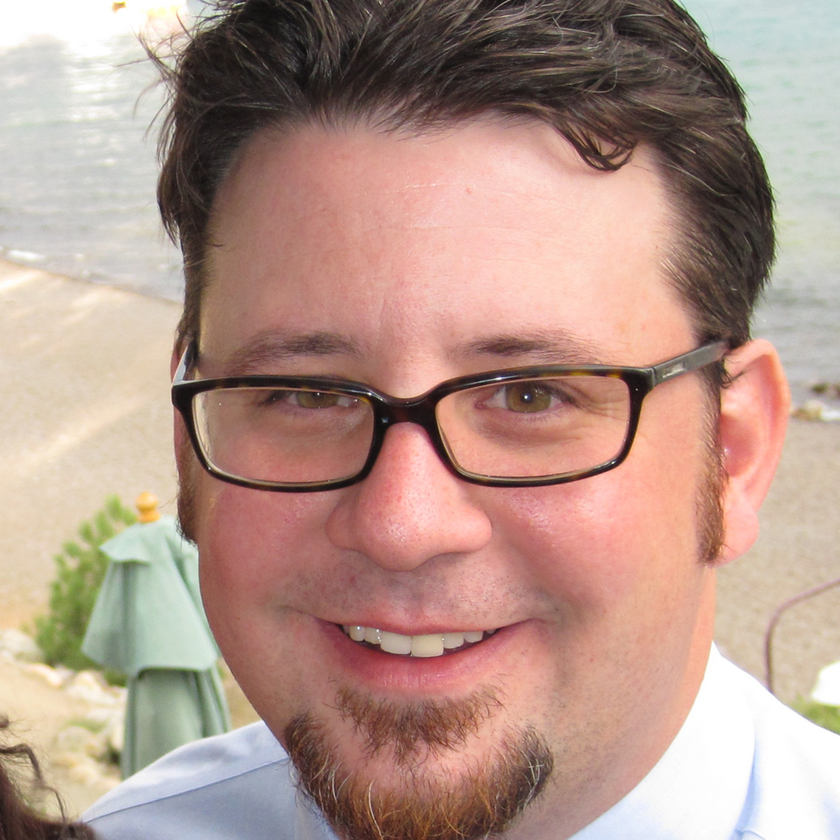
#> input picture data/target.png, 840 x 840 px, shrunk from 1024 x 1024 before the run
$ python main.py
#> lines starting #> are read from the running program, lines starting #| are printed output that depends on the picture; after the words box and inside, x2 and y2 are one past the last pixel; in counts of white or black regions, pixels touching at a corner belong together
### cvlib/mask_generator.py
import numpy as np
import math
from PIL import Image, ImageDraw

def RandomBrush(max_tries,
                s,
                min_num_vertex = 4,
                max_num_vertex = 18,
                mean_angle = 2*math.pi / 5,
                angle_range = 2*math.pi / 15,
                min_width = 12,
                max_width = 48):
    H, W = s, s
    average_radius = math.sqrt(H*H+W*W) / 8
    mask = Image.new('L', (W, H), 0)
    for _ in range(np.random.randint(max_tries)):
        num_vertex = np.random.randint(min_num_vertex, max_num_vertex)
        angle_min = mean_angle - np.random.uniform(0, angle_range)
        angle_max = mean_angle + np.random.uniform(0, angle_range)
        angles = []
        vertex = []
        for i in range(num_vertex):
            if i % 2 == 0:
                angles.append(2*math.pi - np.random.uniform(angle_min, angle_max))
            else:
                angles.append(np.random.uniform(angle_min, angle_max))

        h, w = mask.size
        vertex.append((int(np.random.randint(0, w)), int(np.random.randint(0, h))))
        for i in range(num_vertex):
            r = np.clip(
                np.random.normal(loc=average_radius, scale=average_radius//2),
                0, 2*average_radius)
            new_x = np.clip(vertex[-1][0] + r * math.cos(angles[i]), 0, w)
            new_y = np.clip(vertex[-1][1] + r * math.sin(angles[i]), 0, h)
            vertex.append((int(new_x), int(new_y)))

        draw = ImageDraw.Draw(mask)
        width = int(np.random.uniform(min_width, max_width))
        draw.line(vertex, fill=1, width=width)
        for v in vertex:
            draw.ellipse((v[0] - width//2,
                        v[1] - width//2,
                        v[0] + width//2,
                        v[1] + width//2),
                        fill=1)
        if np.random.random() > 0.5:
            mask.transpose(Image.FLIP_LEFT_RIGHT)
        if np.random.random() > 0.5:
            mask.transpose(Image.FLIP_TOP_BOTTOM)
    mask = np.asarray(mask, np.uint8)
    if np.random.random() > 0.5:
        mask = np.flip(mask, 0)
    if np.random.random() > 0.5:
        mask = np.flip(mask, 1)
    return mask

def RandomMask(s, hole_range=[0.0,1.0]):
    coef = min(hole_range[0] + hole_range[1], 1.0)
    while True:
        mask = np.ones((s, s), np.uint8)
        def Fill(max_size):
            w, h = np.random.randint(max_size), np.random.randint(max_size)
            ww, hh = w // 2, h // 2
            x, y = np.random.randint(-ww, s - w + ww), np.random.randint(-hh, s - h + hh)
            mask[max(y, 0): min(y + h, s), max(x, 0): min(x + w, s)] = 0
        def MultiFill(max_tries, max_size):
            for _ in range(np.random.randint(max_tries)):
                Fill(max_size)
        MultiFill(int(10 * coef), s // 2)
        MultiFill(int(5* coef), s)
        mask = np.logical_and(mask, 1 - RandomBrush(int(20 * coef), s))
        hole_ratio = 1 - np.mean(mask)
        if hole_range is not None and (hole_ratio <= hole_range[0] or hole_ratio >= hole_range[1]):
            continue
        mask= mask[np.newaxis, ...].astype(np.uint8)
        mask = np.moveaxis(mask, [0,1,2], [2, 0, 1])
        return mask

### cvlib/face_detector.py
import cv2

def detect_faces(in_image):
    path = 'models/haarcascade_frontalface_alt.xml'
    haar = cv2.CascadeClassifier(path)
    image = cv2.cvtColor(in_image, cv2.COLOR_BGR2GRAY)
    image = cv2.equalizeHist(image)
    faces = haar.detectMultiScale(image, minNeighbors=9, minSize=(100,100))
    return faces

# [6 lines left out: function draw_faces, not called in this run]

#Test the function
# [7 lines that do not run on import are left out]

### main.py
from cvlib import face_detector, mask_generator
import cv2
import copy

image_target = cv2.imread("data/target.png", cv2.IMREAD_COLOR)
#> image_target is the input picture: shape (840, 840, 3); mean B, G, R 138.8, 150.3, 179.6
mask = mask_generator.RandomMask(image_target.shape[0])
#> the loop in RandomMask, `while True:` made 1 pass
#> hole_ratio on pass 1: 0.64
#> pass 1, in RandomBrush, `mask = np.asarray(mask, np.uint8)`:
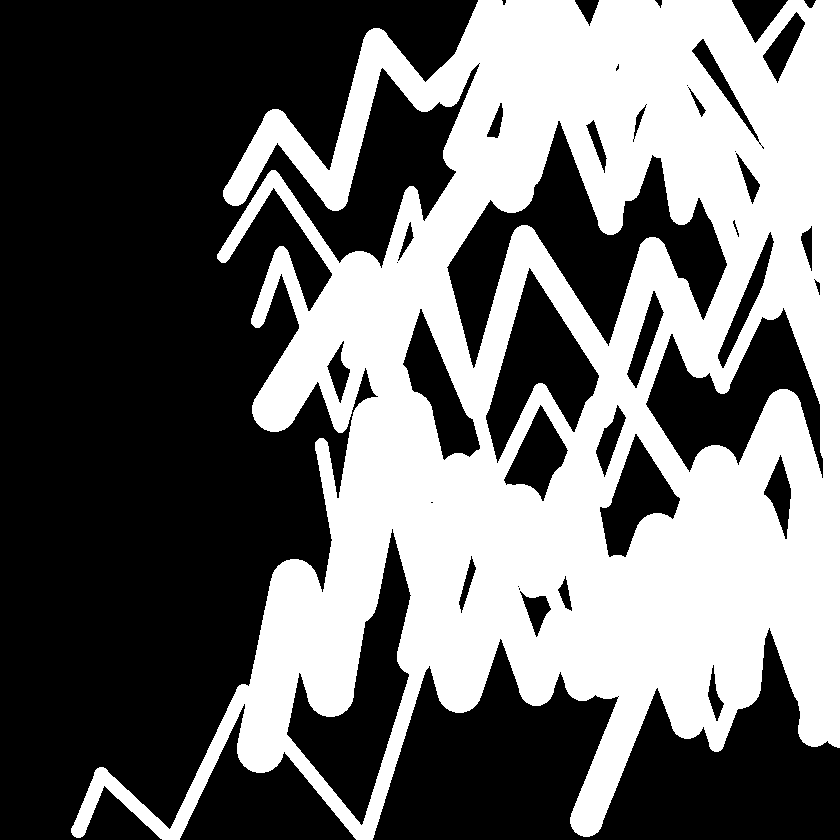
#> mask: shape (840, 840); values 0 (black) and 1 (white), 42.7% white; 1 white region, box (x1, y1, x2, y2) and area: (71, 0, 840, 840) 301396
#> pass 1, in RandomBrush, `mask = np.flip(mask, 1)`:
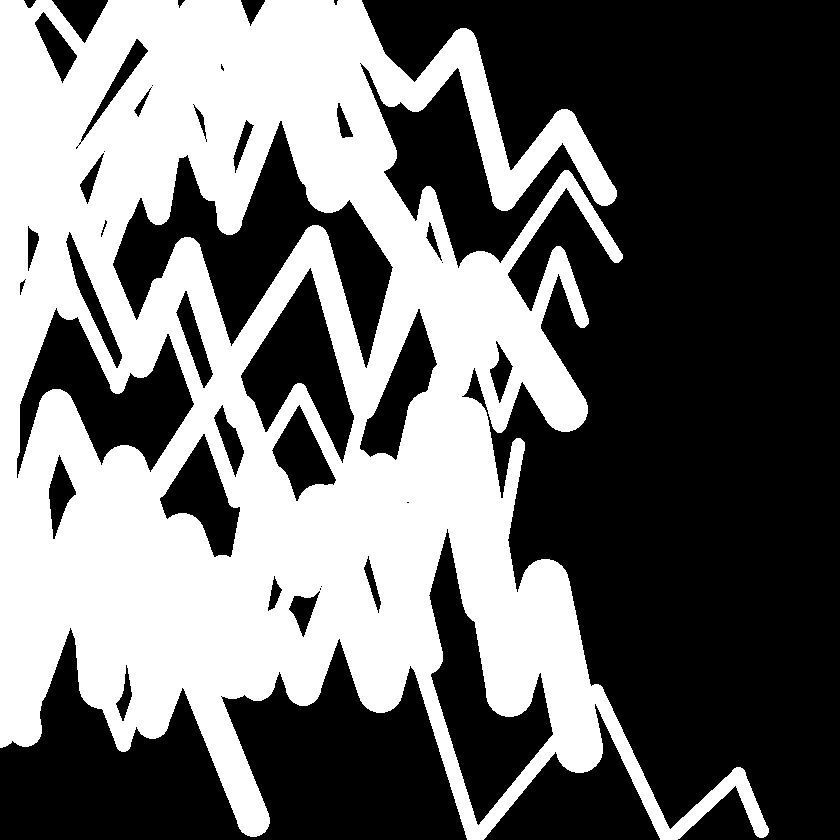
#> mask: shape (840, 840); values 0 (black) and 1 (white), 42.7% white; 1 white region, box (x1, y1, x2, y2) and area: (0, 0, 769, 840) 301396
#> pass 1, in RandomMask, `mask = np.logical_and(mask, 1 - RandomBrush(int(20 * coef), s))`:
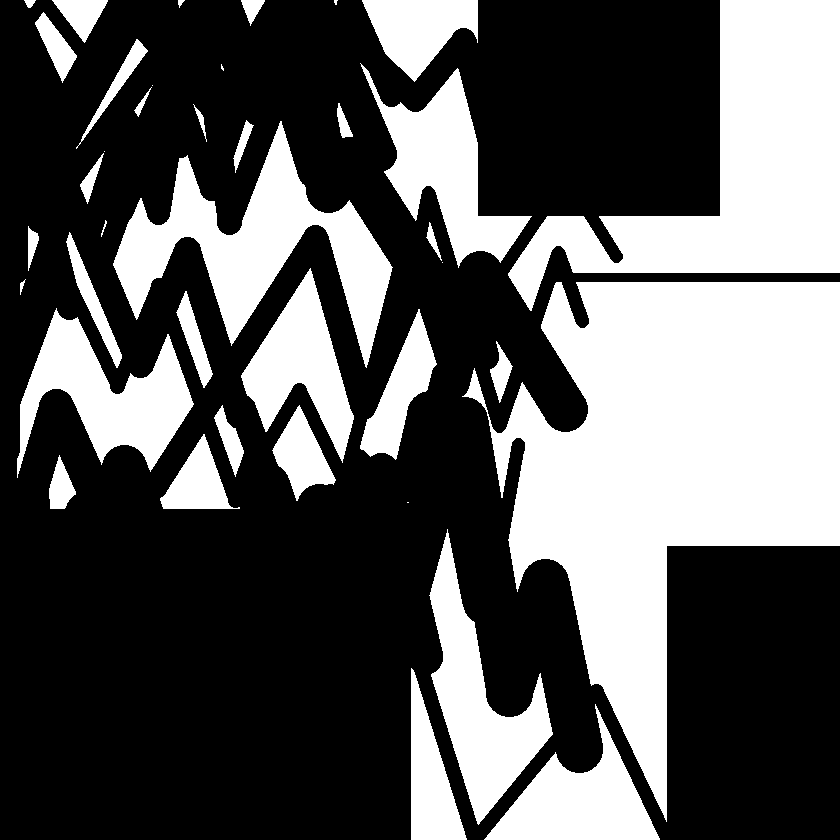
#> mask: shape (840, 840) bool; 36% white; 39 white regions (6 under 20 px), largest, box (x1, y1, x2, y2) and area: (462, 282, 840, 822) 98452, (508, 0, 840, 311) 43289, (113, 121, 393, 368) 22587
masked_target = image_target * mask
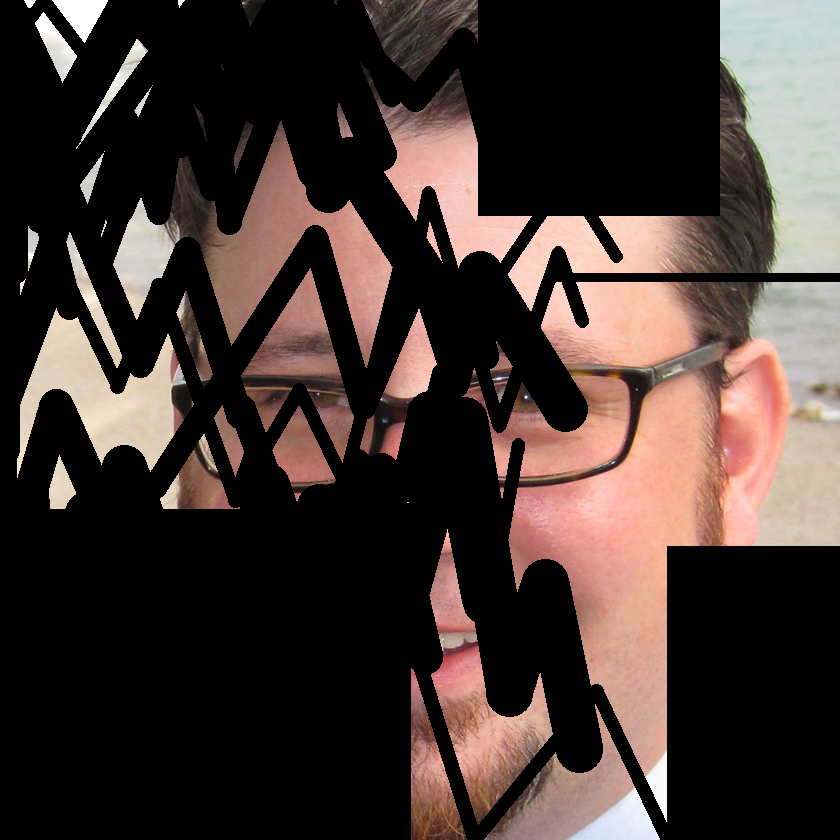
#> masked_target: shape (840, 840, 3); mean B, G, R 50.3, 54.8, 67.8
cv2.imwrite("results/masked_image.png", masked_target)
image_ref = cv2.imread("data/reference.png", cv2.IMREAD_COLOR)

## Find Faces
#> (the run stopped early here; a loop or call above may not have finished)
